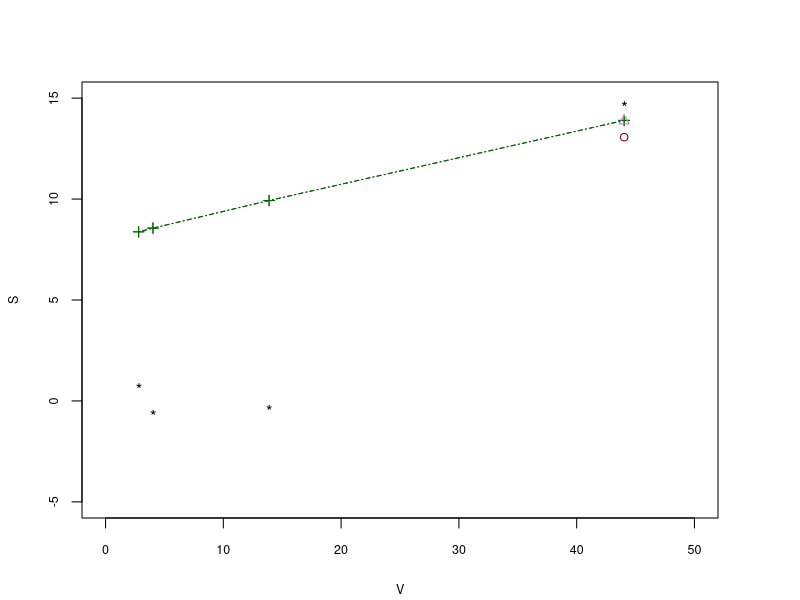

The R script that drew this image:
# Software (c) 2021, The University of Warwick (the "Software"), comprising of code written in R. 
#
# The Software remains the property of the University of Warwick ("the University"). 
# 
# The Software is distributed "AS IS" under this Licence solely for non-commercial use, 
# such as academic research, clinical research, and clinical trials, in the hope that it 
# will be useful, but in order that the University as a charitable foundation protects 
# its assets for the benefit of its educational and research purposes, the University  
# makes clear that no condition is made or to be implied, nor is any warranty given or to  
# be implied, as to the accuracy of the Software, or that it will be suitable for any  
# particular purpose or for use under any specific conditions. Furthermore, the University  
# disclaims all responsibility for the use which is made of the Software. It further  
# disclaims any liability for the outcomes arising from using the Software. 
# 
# The Licensee agrees to indemnify the University and hold the University harmless from  
# and against any and all claims, damages and liabilities asserted by third parties  
# (including claims for negligence) which arise directly or indirectly from the use of  
# the Software. No part of the Software may be reproduced, modified, transmitted or  
# transferred in any form or by any means, electronic or mechanical, without the  
# express permission of the University. The permission of the University is not required  
# if the said reproduction, modification, transmission or transference is done without  
# financial return, the conditions of this Licence are imposed upon the receiver of the  
# product, and all original and amended source code is included in any transmitted product.  
# You may be held legally responsible for any copyright infringement that is caused or  
# encouraged by your failure to abide by these terms and conditions.
# 
# You are not permitted under this Licence to use this Software commercially. Use for which  
# any financial return is received shall be defined as commercial use, and includes  
# (1) integration of all or part of the source code or the Software into a product for sale  
# or license by or on behalf of Licensee to third parties or (2) use of the Software or any  
# derivative of it for research with the final aim of developing software products for  
# sale or license to a third party or (3) use of the Software or any derivative of it for  
# research with the final aim of developing non-software products for sale or license to  
# a third party, or (4) use of the Software to provide any service to an external organisation  
# for which payment is received.   
# 
# If you are interested in using the Software commercially, please contact Warwick Ventures  
# Limited ("WVL"), the technology transfer company of the University, to negotiate a licence.  
# Contact details are: ventures@warwick.ac.uk.  
#
# If you are in any doubt if your use constitutes commercial use, contact WVL.

library(mvtnorm)
library(parallel)


#-------------------------------------------------------------------------------
conditional_error <- function (look_size, upper, observed_statistic){
  n.looks = length(look_size)- length(observed_statistic) + 2
  s_var = matrix(rep(NA, n.looks^2), ncol=n.looks)
  for (i in seq(1, n.looks)){
    for (j in seq(1,i)){
      s_var[i,j] = s_var[j,i] = look_size[j+length(observed_statistic)-2] 
    }
  }
  #print(s_var)
  counter = length(observed_statistic)-1
  CTI_err = c(rep(NA, 2))
  J.sigma = matrix(rep(NA, (n.looks-1)^2), ncol=(n.looks-1))
  J.mean = c(rep(0, (n.looks-1)))
  sigma_11 = matrix(rep(NA, 1), ncol=1)
  sigma_12 = matrix(NA, nrow=1, ncol=(n.looks-1))
  sigma_21 = matrix(NA, nrow=(n.looks-1), ncol=1)
  sigma_22 = matrix(rep(NA, (n.looks-1)^2), ncol=(n.looks-1))
  sigma_11 = s_var[1,1]
  sigma_12 = s_var[1,2:n.looks]
  sigma_21 = s_var[2:n.looks,1]
  sigma_22 = s_var[2:n.looks,2:n.looks]
  J.sigma = sigma_22 - sigma_21%*%solve(sigma_11)%*%sigma_12
  J.mean = sigma_21%*%solve(sigma_11)%*%observed_statistic[counter]
  
  if (length(observed_statistic) == length(look_size)) {
    CTI_err[2] = 1 - pnorm(upper[length(observed_statistic)], mean = J.mean, sd = sqrt(J.sigma))
  }
  else {
    u = c(upper[length(observed_statistic):length(look_size)])
    #l = c(rep(-Inf, (n.looks-counter)))
    CTI_err[2] = 1-pmvnorm(upper = u, mean = J.mean[1:(n.looks-1)], sigma = J.sigma[1:(n.looks-1),1:(n.looks-1)], abseps=0.00001,maxpts=10000)[1]
  }
  CTI_err[1] = observed_statistic[counter]
  #print(CTI_err_new)
  return(CTI_err)
  
}

#-------------------------------------------------------------------------------
search.function <- function(u, target, mean, sigma){
  ( 1 - pnorm(u, mean = mean, sd = sqrt(sigma))) - target
}

#-------------------------------------------------------------------------------
CE_boundary <- function(look_size, CTI_err, observed_statistic){
  n.looks = 2#(length(observed_statistic)-1)+1 #same as CTI_err size
  s_var = matrix(rep(NA, n.looks^2), ncol=n.looks)
  for (i in seq(1, n.looks)){
    for (j in seq(1,i)){
      s_var[i,j] = s_var[j,i] = look_size[j+length(observed_statistic)-2] 
    }
  }
  #print(s_var)
  counter = length(observed_statistic)-1
  #CTI_err = c(rep(NA, counter+1))
  J.sigma = c(rep(NA, 1))
  J.mean = c(rep(NA, 1))
  sigma_11 = c(rep(NA, 1))#matrix(rep(NA, counter^2), ncol=counter)
  sigma_12 = c(rep(NA, 1))#matrix(NA, nrow=counter , ncol=(n.looks-counter))
  sigma_21 = c(rep(NA, 1))#matrix(NA, nrow=(n.looks-counter), ncol=counter)
  sigma_22 = c(rep(NA, 1))#matrix(rep(NA, (n.looks-counter)^2), ncol=(n.looks-counter))
  sigma_11 = s_var[1,1]
  sigma_12 = s_var[1,2]
  sigma_21 = s_var[2,1]
  sigma_22 = s_var[2,2]
  J.sigma = sigma_22 - sigma_21%*%solve(sigma_11)%*%sigma_12
  J.mean = sigma_21%*%solve(sigma_11)%*%observed_statistic[counter]
  #print(J.sigma)
  #print(J.mean)
  new_upper = uniroot(search.function, target = CTI_err[2], mean = J.mean, sigma = J.sigma, interval=c(-50,50)*sqrt(look_size[counter+1]))$root
  #print(new_upper_new)
  return(new_upper) 
}
#-------------------------------------------------------------------------------
MSN.search <- function(Max_size, target, Max_looks, org_z.boundaries){
  # calculating power under the alternative using z scores. see your notes in the booklet. 
  tail(Power(seq(1,Max_looks)/Max_looks * Max_size, org_z.boundaries, lower = rep(-Inf, Max_looks), theta = delta), n=1 ) - target
}

#-------------------------------------------------------------------------------

design <- function(look_size, alpha.star.u, alpha.star.l)
{
  n.looks = length(look_size)
  alpha.star.u.inc = increments(alpha.star.u)
  alpha.star.l.inc = increments(alpha.star.l)
  
  upper = rep(Inf, n.looks)
  lower = rep(-Inf, n.looks)
  for (look in seq(1, n.looks))
  {
    if (alpha.star.u.inc[look] > 0) {
      upper[look] = uniroot(upper_boundaries, c(-50,50)*sqrt(look_size[look]), look, look_size, upper, lower, target=alpha.star.u[look])$root
    }
    if (alpha.star.l.inc[look] > 0) {
      lower[look] = uniroot(lower_boundaries, c(-50,50)*sqrt(look_size[look]), look, look_size, upper, lower, target=alpha.star.l[look])$root
    }
  }
  data.frame(upper, lower)
}

#-------------------------------------------------------------------------------

increments <- function(v){
  c(v[1], diff(v))
}

#-------------------------------------------------------------------------------

upper_boundaries <- function(upper.value, look, look_size, upper, lower, target)
{
  look_size = look_size[1:look]
  lower = lower[1:look]
  upper = upper[1:look]
  upper[look] = upper.value
  Power(look_size, upper, lower, theta=0)[look] - target
}


lower_boundaries <- function(lower.value, look, look_size, upper, lower, target)
{
  look_size = look_size[1:look]
  upper = upper[1:look]
  lower = lower[1:look]
  lower[look] = lower.value
  Power(look_size, upper=-lower, lower=-upper, theta=0)[look] - target
}

#-------------------------------------------------------------------------------

Power <- function(look_size, upper, lower, theta){
  n.looks = length(look_size)
  s_mean = theta*sqrt(look_size)
  s_var = matrix(rep(NA, n.looks^2), ncol=n.looks)
  
  for (i in seq(1, n.looks)){
    for (j in seq(1,i)){
      s_var[i,j] = s_var[j,i] = sqrt(j)/sqrt(i)
    }
  }
  look_power = 0
  pr_look = rep(0,n.looks)
  for (look in seq(1,n.looks)){
    pr_look[look] = Pr_stopping(look, upper, lower, s_mean, s_var)
  } 
  
  cumsum(pr_look)
}


#-------------------------------------------------------------------------------

Pr_stopping <- function(look, upper, lower, mean, Sigma){
  if (look == 1) {
    pr = 1 - pnorm(upper[1], mean = mean[1], sd = sqrt(Sigma[1,1]))
  }
  else {
    u = c(upper[1:(look-1)],Inf)
    l = c(lower[1:(look-1)],upper[look])
    pr = pmvnorm(lower = l, upper = u, mean = mean[1:look], sigma = Sigma[1:look,1:look], abseps=0.00001,maxpts=10000)[1]
  }
  pr
}
#-------------------------------------------------------------------------------

p_C = 0.15 # standard therapy
p_E = 0.10 # SPAP
p_mean = (p_E + p_C)/ 2
#print(p_mean)
Max_looks = 12
Max_power = 0.9
alpha = 0.05

delta = -log((p_E*(1-p_C))/(p_C*(1-p_E)))
#print(delta)
look_space = seq(1,Max_looks)/Max_looks 
#print(look_space)
alpha.star.u = (alpha/2)*look_space
alpha.star.l = rep(0, Max_looks)#alpha.star.u
#print(alpha.star.u)


get_design = design(look_space, alpha.star.u, alpha.star.l)
org_z.boundaries = get_design$upper
print(org_z.boundaries)


Max_info = uniroot(MSN.search, Max_power, Max_looks, org_z.boundaries, interval = c(0,10000))$root
print(Max_info)
Max_size = 4 * Max_info / (p_mean * (1 - p_mean))
print(Max_size)

#-------------------------------------------------------------------------------

#so we prefer to calculate the info using observed data
#(s_E, s_C, f_E, f_C)-----> s_E|f_E
#                           -------
#                           s_C|f_C
data_1 = matrix(c(12, 11, 10, 12), ncol=2)
v_1 = (data_1[1,1] + data_1[1,2])*(data_1[2,1] + data_1[2,2])*(data_1[1,1] + data_1[2,1])*(data_1[1,2] + data_1[2,2])/(sum(data_1)^3)
data_2 = matrix(c(19, 15, 19, 13), ncol=2)
v_2 = (data_2[1,1] + data_2[1,2])*(data_2[2,1] + data_2[2,2])*(data_2[1,1] + data_2[2,1])*(data_2[1,2] + data_2[2,2])/(sum(data_2)^3)
data_3 = matrix(c(83, 81, 43, 41), ncol=2)
v_3 = (data_3[1,1] + data_3[1,2])*(data_3[2,1] + data_3[2,2])*(data_3[1,1] + data_3[2,1])*(data_3[1,2] + data_3[2,2])/(sum(data_3)^3)
data_4 = matrix(c(240, 198, 137, 158), ncol=2)
v_4 = (data_4[1,1] + data_4[1,2])*(data_4[2,1] + data_4[2,2])*(data_4[1,1] + data_4[2,1])*(data_4[1,2] + data_4[2,2])/(sum(data_4)^3)
#print(data_1)
#print(data_2)
#print(data_3)
#print(data_4)
#print(v_1)
#print(v_2)
#print(v_3)
#print(v_4)

#look_size = c(sum(data_1), sum(data_2), sum(data_3), sum(data_4))* Max_info /  Max_size
#new_alpha.star.u_1 = (alpha/2)*c(sum(data_1), sum(data_2), sum(data_3), sum(data_4)) / Max_size
#print(look_size_1)
new_look_size = c(v_1, v_2, v_3, v_4)
print(new_look_size)
B = 1 / (alpha/2)
intersect = log(B) / delta
slope = delta / 2
#print(slope)
#t_incr = 10
#mesh_size = 1000
#-------------------------------------------------------------------------------
alpha_star <-function(new_look_size, intersect, slope){
  alpha.star = rep(NA, length(new_look_size))
  for(i in seq(1, length(new_look_size))){
    alpha.star[i] = 1 - pnorm(intersect*(1/sqrt(new_look_size[i])) + slope*sqrt(new_look_size[i])) + exp(-2*intersect*slope)*pnorm(-(intersect*(1/sqrt(new_look_size[i]))) + slope*sqrt(new_look_size[i]))
  }
  alpha.star
}
new_alpha.star.u = alpha_star(new_look_size, intersect, slope)
alpha.star.l = 0.00001*seq(1, Max_looks)#alpha.star.u


#-------------------------------------------------------------------------------


#print(new_look_size)
#new_alpha.star.u = (alpha/2)*(c(v_1, v_2, v_3, v_4) / Max_info)
#print(new_alpha.star.u)
get_new_design = design(new_look_size, new_alpha.star.u, alpha.star.l)
new_z.boundaries = get_new_design$upper
print(new_z.boundaries*sqrt(new_look_size))
#-------------------------------------------------------------------------------
observed_statistic = c(((data_1[2,1] + data_1[2,2])*data_1[1,1] - (data_1[1,1] + data_1[1,2])*data_1[2,1])/sum(data_1),
                       ((data_2[2,1] + data_2[2,2])*data_2[1,1] - (data_2[1,1] + data_2[1,2])*data_2[2,1])/sum(data_2), 
                       ((data_3[2,1] + data_3[2,2])*data_3[1,1] - (data_3[1,1] + data_3[1,2])*data_3[2,1])/sum(data_3), 
                       ((data_4[2,1] + data_4[2,2])*data_4[1,1] - (data_4[1,1] + data_4[1,2])*data_4[2,1])/sum(data_4)) #/ sqrt(new_look_size)
print(observed_statistic)
#-------------------------------------------------------------------------------
rem_alpha.star.u = c(new_alpha.star.u[1], new_alpha.star.u[2], new_alpha.star.u[3], alpha/2)
#print(rem_alpha.star.u)
get_rem_design = design(new_look_size, rem_alpha.star.u, alpha.star.l)
rem_z.boundaries = get_rem_design$upper
print(rem_z.boundaries*sqrt(new_look_size))

#-------------------------------------------------------------------------------

CE_look_size = c(rep(0, Max_looks))
CE_alpha.star.u = c(rep(0, Max_looks))
for (i in seq(1,Max_looks)){
  if (i < 4){
    CE_look_size[i] = new_look_size[i]
    CE_alpha.star.u[i] = new_alpha.star.u[i]
  }
  else{
    CE_look_size[i] = look_space[i]*Max_info
    CE_alpha.star.u[i] = alpha.star.u[i]
  }
}
#print(CE_look_size)
#print(CE_alpha.star.u)
CTIe = c(NA, NA)
CTIe[2] = (alpha/2) * exp(-((delta/2)*new_look_size[3] - observed_statistic[3])*delta)
CTIe[1] = observed_statistic[3]#*sqrt(new_look_size[3])
print(CTIe)
#get_CE_design = design(CE_look_size, CE_alpha.star.u, alpha.star.l)
#CE_z.boundaries = get_CE_design$upper
#print(CE_z.boundaries)
#CTIe = conditional_error(CE_look_size, CE_z.boundaries*sqrt(CE_look_size), observed_statistic*sqrt(new_look_size))#$CTI_err
CE_boundary = CE_boundary(new_look_size, CTIe, observed_statistic)
print(CE_boundary)#/sqrt(new_look_size[4]))

#--------------------------------------------------------------------------------
#---------------------------------------------------------------------------------

#xdata <- c(look_size)
xdata <- c(2.809723, 4.026602,13.883484,44.032724)
#y1 <- c(org_z.boundaries)
y1 <- c(new_z.boundaries*sqrt(new_look_size))
y2 <- c(observed_statistic)#/sqrt(new_look_size))
y3 <- c(rem_z.boundaries[4]*sqrt(new_look_size[4]))
y4 <- c(CE_boundary)#/sqrt(new_look_size[4]))
par(mar=c(4.1, 4.1, 4.1, 4.1), xpd=TRUE)
plot(xdata[order(xdata)], y1[order(xdata)], type = "o", pch = 3, col = "darkgreen", lty=4, xlab = "V", ylab = "S", xlim=c(0,50), ylim=c(-5,15),  cex.lab=0.75, cex.axis=0.75)
lines(xdata[order(xdata)], y1[order(xdata)], type = "o", pch = 3, col = "darkgreen", lty=4)
#points(c(2.809723, 4.026602,13.883484,44.032724), y2, type = "o", pch = 20, col = "darkgreen",lty=2)
points(c(44.032724), y4, type = "o", pch = 2, lty=3, col = "orchid3")
points(c(44.032724), y3, type = "o", pch = 1, lty=6, col = "darkred")
points(c(2.809723, 4.026602,13.883484,44.032724), y2, pch = "*", col = "black", lty=1)
#lines(c(2.809723, 4.026602,13.883484,44.032724), y2, pch = "*", col = "black", lty=1)
#legend(x="topleft", legend=c("Using original spending function", "Using conditional error", "Spending all remaining alpha", "observed statistic"), col=c("darkgreen", "orchid3", "darkred", "black"),  pch=c(19,20,18,8), cex =0.4, ncol=1)



